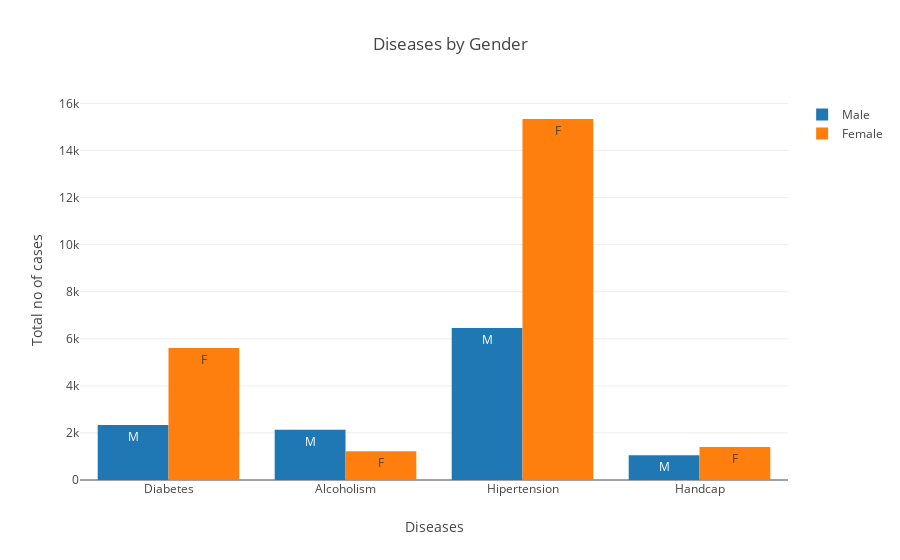

Notebook cell for this chart:
### Code cell
Male = Gender_data[Gender_data['Gender'] == 'M']
Female = Gender_data[Gender_data['Gender'] == 'F']

trace0 = go.Bar(
    x= Male['Category'],
    y=Male['Total'],
    text=Male['Gender'],
    name="Male")

trace1 = go.Bar(
    x= Female['Category'],
    y=Female['Total'],
    text=Female['Gender'],
    name="Female")


layout = dict(title = "Diseases by Gender",barmode='group',xaxis=dict({"title":"Diseases"}),
             yaxis=dict({"title":"Total no of cases"}))
dat = [trace0,trace1]
fig = go.Figure(data=dat,layout=layout)
iplot(fig,filename='grouped-bar')

### Figure 1 — Plotly figure (JSON) as saved in the notebook; plotly's stock layout.template omitted (floating-point values rounded to 4 significant figures)
{"data": [{"name": "Male", "text": ["M", "M", "M", "M"], "type": "bar", "x": ["Diabetes", "Alcoholism", "Hipertension", "Handcap"], "y": [2337, 2137, 6462, 1053]}, {"name": "Female", "text": ["F", "F", "F", "F"], "type": "bar", "x": ["Diabetes", "Alcoholism", "Hipertension", "Handcap"], "y": [5606, 1223, 15338, 1400]}], "layout": {"barmode": "group", "title": "Diseases by Gender", "xaxis": {"title": "Diseases"}, "yaxis": {"title": "Total no of cases"}}}
